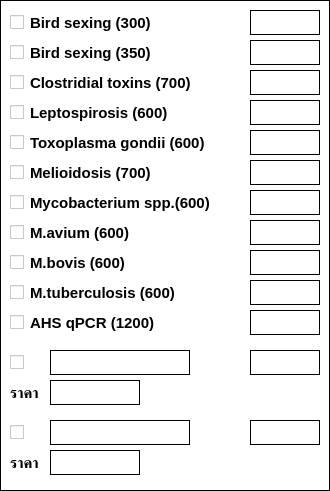
   <widget class="QFrame" name="box_oth">
    <property name="geometry">
     <rect>
      <x>700</x>
      <y>40</y>
      <width>330</width>
      <height>491</height>
     </rect>
    </property>
    <property name="styleSheet">
     <string>border: 1px solid black; background-color: white;</string>
    </property>
    <property name="frameShape">
     <enum>QFrame::Shape::Box</enum>
    </property>
    <widget class="QCheckBox" name="c_ot1">
     <property name="geometry">
      <rect>
       <x>10</x>
       <y>10</y>
       <width>230</width>
       <height>25</height>
      </rect>
     </property>
     <property name="font">
      <font>
       <pointsize>11</pointsize>
       <bold>true</bold>
      </font>
     </property>
     <property name="styleSheet">
      <string>border: none;</string>
     </property>
     <property name="text">
      <string>Bird sexing (300)</string>
     </property>
    </widget>
    <widget class="QLineEdit" name="e_ot1">
     <property name="geometry">
      <rect>
       <x>250</x>
       <y>10</y>
       <width>70</width>
       <height>25</height>
      </rect>
     </property>
    </widget>
    <widget class="QCheckBox" name="c_ot2">
     <property name="geometry">
      <rect>
       <x>10</x>
       <y>40</y>
       <width>230</width>
       <height>25</height>
      </rect>
     </property>
     <property name="font">
      <font>
       <pointsize>11</pointsize>
       <bold>true</bold>
      </font>
     </property>
     <property name="styleSheet">
      <string>border: none;</string>
     </property>
     <property name="text">
      <string>Bird sexing (350)</string>
     </property>
    </widget>
    <widget class="QLineEdit" name="e_ot2">
     <property name="geometry">
      <rect>
       <x>250</x>
       <y>40</y>
       <width>70</width>
       <height>25</height>
      </rect>
     </property>
    </widget>
    <widget class="QCheckBox" name="c_ot3">
     <property name="geometry">
      <rect>
       <x>10</x>
       <y>70</y>
       <width>230</width>
       <height>25</height>
      </rect>
     </property>
     <property name="font">
      <font>
       <pointsize>11</pointsize>
       <bold>true</bold>
      </font>
     </property>
     <property name="styleSheet">
      <string>border: none;</string>
     </property>
     <property name="text">
      <string>Clostridial toxins (700)</string>
     </property>
    </widget>
    <widget class="QLineEdit" name="e_ot3">
     <property name="geometry">
      <rect>
       <x>250</x>
       <y>70</y>
       <width>70</width>
       <height>25</height>
      </rect>
     </property>
    </widget>
    <widget class="QCheckBox" name="c_ot4">
     <property name="geometry">
      <rect>
       <x>10</x>
       <y>100</y>
       <width>230</width>
       <height>25</height>
      </rect>
     </property>
     <property name="font">
      <font>
       <pointsize>11</pointsize>
       <bold>true</bold>
      </font>
     </property>
     <property name="styleSheet">
      <string>border: none;</string>
     </property>
     <property name="text">
      <string>Leptospirosis (600)</string>
     </property>
    </widget>
    <widget class="QLineEdit" name="e_ot4">
     <property name="geometry">
      <rect>
       <x>250</x>
       <y>100</y>
       <width>70</width>
       <height>25</height>
      </rect>
     </property>
    </widget>
    <widget class="QCheckBox" name="c_ot5">
     <property name="geometry">
      <rect>
       <x>10</x>
       <y>130</y>
       <width>230</width>
       <height>25</height>
      </rect>
     </property>
     <property name="font">
      <font>
       <pointsize>11</pointsize>
       <bold>true</bold>
      </font>
     </property>
     <property name="styleSheet">
      <string>border: none;</string>
     </property>
     <property name="text">
      <string>Toxoplasma gondii (600)</string>
     </property>
    </widget>
    <widget class="QLineEdit" name="e_ot5">
     <property name="geometry">
      <rect>
       <x>250</x>
       <y>130</y>
       <width>70</width>
       <height>25</height>
      </rect>
     </property>
    </widget>
    <widget class="QCheckBox" name="c_ot6">
     <property name="geometry">
      <rect>
       <x>10</x>
       <y>160</y>
       <width>230</width>
       <height>25</height>
      </rect>
     </property>
     <property name="font">
      <font>
       <pointsize>11</pointsize>
       <bold>true</bold>
      </font>
     </property>
     <property name="styleSheet">
      <string>border: none;</string>
     </property>
     <property name="text">
      <string>Melioidosis (700)</string>
     </property>
    </widget>
    <widget class="QLineEdit" name="e_ot6">
     <property name="geometry">
      <rect>
       <x>250</x>
       <y>160</y>
       <width>70</width>
       <height>25</height>
      </rect>
     </property>
    </widget>
    <widget class="QCheckBox" name="c_ot7">
     <property name="geometry">
      <rect>
       <x>10</x>
       <y>190</y>
       <width>230</width>
       <height>25</height>
      </rect>
     </property>
     <property name="font">
      <font>
       <pointsize>11</pointsize>
       <bold>true</bold>
      </font>
     </property>
     <property name="styleSheet">
      <string>border: none;</string>
     </property>
     <property name="text">
      <string>Mycobacterium spp.(600)</string>
     </property>
    </widget>
    <widget class="QLineEdit" name="e_ot7">
     <property name="geometry">
      <rect>
       <x>250</x>
       <y>190</y>
       <width>70</width>
       <height>25</height>
      </rect>
     </property>
    </widget>
    <widget class="QCheckBox" name="c_ot8">
     <property name="geometry">
      <rect>
       <x>10</x>
       <y>220</y>
       <width>230</width>
       <height>25</height>
      </rect>
     </property>
     <property name="font">
      <font>
       <pointsize>11</pointsize>
       <bold>true</bold>
      </font>
     </property>
     <property name="styleSheet">
      <string>border: none;</string>
     </property>
     <property name="text">
      <string>M.avium (600)</string>
     </property>
    </widget>
    <widget class="QLineEdit" name="e_ot8">
     <property name="geometry">
      <rect>
       <x>250</x>
       <y>220</y>
       <width>70</width>
       <height>25</height>
      </rect>
     </property>
    </widget>
    <widget class="QCheckBox" name="c_ot9">
     <property name="geometry">
      <rect>
       <x>10</x>
       <y>250</y>
       <width>230</width>
       <height>25</height>
      </rect>
     </property>
     <property name="font">
      <font>
       <pointsize>11</pointsize>
       <bold>true</bold>
      </font>
     </property>
     <property name="styleSheet">
      <string>border: none;</string>
     </property>
     <property name="text">
      <string>M.bovis (600)</string>
     </property>
    </widget>
    <widget class="QLineEdit" name="e_ot9">
     <property name="geometry">
      <rect>
       <x>250</x>
       <y>250</y>
       <width>70</width>
       <height>25</height>
      </rect>
     </property>
    </widget>
    <widget class="QCheckBox" name="c_ot10">
     <property name="geometry">
      <rect>
       <x>10</x>
       <y>280</y>
       <width>230</width>
       <height>25</height>
      </rect>
     </property>
     <property name="font">
      <font>
       <pointsize>11</pointsize>
       <bold>true</bold>
      </font>
     </property>
     <property name="styleSheet">
      <string>border: none;</string>
     </property>
     <property name="text">
      <string>M.tuberculosis (600)</string>
     </property>
    </widget>
    <widget class="QLineEdit" name="e_ot10">
     <property name="geometry">
      <rect>
       <x>250</x>
       <y>280</y>
       <width>70</width>
       <height>25</height>
      </rect>
     </property>
    </widget>
    <widget class="QCheckBox" name="c_ot11">
     <property name="geometry">
      <rect>
       <x>10</x>
       <y>310</y>
       <width>230</width>
       <height>25</height>
      </rect>
     </property>
     <property name="font">
      <font>
       <pointsize>11</pointsize>
       <bold>true</bold>
      </font>
     </property>
     <property name="styleSheet">
      <string>border: none;</string>
     </property>
     <property name="text">
      <string>AHS qPCR (1200)</string>
     </property>
    </widget>
    <widget class="QLineEdit" name="e_ot11">
     <property name="geometry">
      <rect>
       <x>250</x>
       <y>310</y>
       <width>70</width>
       <height>25</height>
      </rect>
     </property>
    </widget>
    <widget class="QCheckBox" name="c_ot12">
     <property name="geometry">
      <rect>
       <x>10</x>
       <y>350</y>
       <width>20</width>
       <height>25</height>
      </rect>
     </property>
     <property name="styleSheet">
      <string>border: none;</string>
     </property>
    </widget>
    <widget class="QLineEdit" name="e_ot12_n">
     <property name="geometry">
      <rect>
       <x>50</x>
       <y>350</y>
       <width>140</width>
       <height>25</height>
      </rect>
     </property>
    </widget>
    <widget class="QLabel" name="l_pr1">
     <property name="geometry">
      <rect>
       <x>10</x>
       <y>380</y>
       <width>40</width>
       <height>25</height>
      </rect>
     </property>
     <property name="font">
      <font>
       <pointsize>11</pointsize>
       <bold>true</bold>
      </font>
     </property>
     <property name="styleSheet">
      <string>border: none;</string>
     </property>
     <property name="text">
      <string>ราคา</string>
     </property>
    </widget>
    <widget class="QLineEdit" name="e_ot12_p">
     <property name="geometry">
      <rect>
       <x>50</x>
       <y>380</y>
       <width>90</width>
       <height>25</height>
      </rect>
     </property>
    </widget>
    <widget class="QCheckBox" name="c_ot13">
     <property name="geometry">
      <rect>
       <x>10</x>
       <y>420</y>
       <width>20</width>
       <height>25</height>
      </rect>
     </property>
     <property name="styleSheet">
      <string>border: none;</string>
     </property>
    </widget>
    <widget class="QLineEdit" name="e_ot13_n">
     <property name="geometry">
      <rect>
       <x>50</x>
       <y>420</y>
       <width>140</width>
       <height>25</height>
      </rect>
     </property>
    </widget>
    <widget class="QLabel" name="l_pr2">
     <property name="geometry">
      <rect>
       <x>10</x>
       <y>450</y>
       <width>40</width>
       <height>25</height>
      </rect>
     </property>
     <property name="font">
      <font>
       <pointsize>11</pointsize>
       <bold>true</bold>
      </font>
     </property>
     <property name="styleSheet">
      <string>border: none;</string>
     </property>
     <property name="text">
      <string>ราคา</string>
     </property>
    </widget>
    <widget class="QLineEdit" name="e_ot13_p">
     <property name="geometry">
      <rect>
       <x>50</x>
       <y>450</y>
       <width>90</width>
       <height>25</height>
      </rect>
     </property>
    </widget>
    <widget class="QLineEdit" name="e_ot11_2">
     <property name="geometry">
      <rect>
       <x>250</x>
       <y>350</y>
       <width>70</width>
       <height>25</height>
      </rect>
     </property>
    </widget>
    <widget class="QLineEdit" name="e_ot11_3">
     <property name="geometry">
      <rect>
       <x>250</x>
       <y>420</y>
       <width>70</width>
       <height>25</height>
      </rect>
     </property>
    </widget>
    <zorder>e_ot13_p</zorder>
    <zorder>e_ot13_n</zorder>
    <zorder>e_ot12_p</zorder>
    <zorder>e_ot12_n</zorder>
    <zorder>c_ot1</zorder>
    <zorder>e_ot1</zorder>
    <zorder>c_ot2</zorder>
    <zorder>e_ot2</zorder>
    <zorder>c_ot3</zorder>
    <zorder>e_ot3</zorder>
    <zorder>c_ot4</zorder>
    <zorder>e_ot4</zorder>
    <zorder>c_ot5</zorder>
    <zorder>e_ot5</zorder>
    <zorder>c_ot6</zorder>
    <zorder>e_ot6</zorder>
    <zorder>c_ot7</zorder>
    <zorder>e_ot7</zorder>
    <zorder>c_ot8</zorder>
    <zorder>e_ot8</zorder>
    <zorder>c_ot9</zorder>
    <zorder>e_ot9</zorder>
    <zorder>c_ot10</zorder>
    <zorder>e_ot10</zorder>
    <zorder>c_ot11</zorder>
    <zorder>e_ot11</zorder>
    <zorder>e_ot11_2</zorder>
    <zorder>e_ot11_3</zorder>
    <zorder>c_ot12</zorder>
    <zorder>c_ot13</zorder>
    <zorder>l_pr1</zorder>
    <zorder>l_pr2</zorder>
   </widget>
